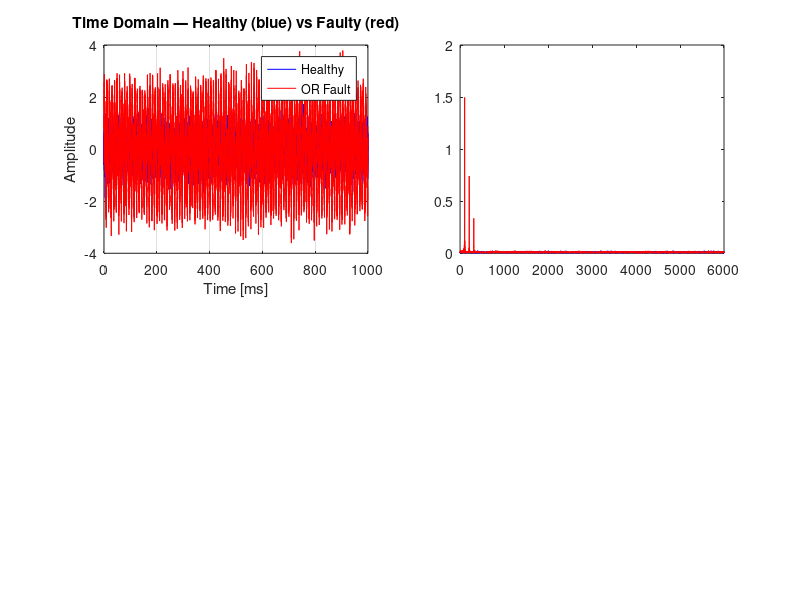

Source code (MATLAB): (Note: this script raises an error after producing the figure.)
%% ========================================================================
%  PHASE 1: OFFLINE ML TRAINING PIPELINE
%  Physics-Guided ML Fault Detection System for Induction Motors
%  ========================================================================
%  Description:
%    This script generates synthetic vibration data (healthy vs. outer-race
%    fault), extracts physics-informed spectral features at the Ball-Pass
%    Frequency (Outer Race) — BPFO, trains a binary SVM classifier, and
%    exports the model for Simulink Coder deployment.
%
%  CWRU Bearing Dataset Reference Constants Used:
%    Bearing: 6205-2RS JEM SKF  (Drive-end)
%    N = 9 rolling elements | d = 0.3126 in | D = 1.537 in | alpha = 0°
%    (We use the simplified values per the project specification.)
%
%  Author  : [Your Name]
%  Date    : 2026-03-08
%  MATLAB  : R2023b+ recommended (requires Statistics & ML Toolbox)
%  ========================================================================
clc; clear; close all;

%% =====================  1. SYSTEM CONSTANTS  ============================
Fs       = 12000;           % Sampling frequency [Hz]
duration = 1;               % Signal duration [s]
N_samp   = Fs * duration;   % Number of samples per record
t        = (0 : N_samp-1)' / Fs;   % Time vector (column)

% --- Bearing geometry (CWRU 6205-2RS) ---
N_balls  = 9;               % Number of rolling elements
fr       = 1750 / 60;       % Shaft rotational frequency [Hz] (1750 RPM)
d_ball   = 0.311;           % Ball diameter [inches]
D_pitch  = 1.5;             % Pitch diameter [inches]
alpha    = 0;               % Contact angle [radians]

%% =====================  2. PHYSICS ENGINE  ==============================
%  Kinematic bearing equation — Ball-Pass Frequency, Outer Race (BPFO):
%
%        f_BPFO = (N/2) * f_r * (1 - (d/D) * cos(alpha))
%
f_BPFO = (N_balls / 2) * fr * (1 - (d_ball / D_pitch) * cos(alpha));
fprintf('=== Physics Engine ===\n');
fprintf('Shaft speed         : %8.2f RPM  (%.4f Hz)\n', 1750, fr);
fprintf('Calculated f_BPFO   : %8.4f Hz\n\n', f_BPFO);

%% =====================  3. SYNTHETIC DATA GENERATION  ===================
%  We generate multiple records per class to give the SVM enough training
%  samples.  Each record is 1 second of vibration at 12 kHz.
%
%  Class 0 — Healthy    : White Gaussian noise only.
%  Class 1 — OR Fault   : Noise + periodic impulses at f_BPFO.
%  -----------------------------------------------------------------------

numRecords  = 50;           % Records per class (total = 100)
rng(42);                    % Reproducibility

% Pre-allocate storage
signals     = zeros(N_samp, 2 * numRecords);
labels      = zeros(2 * numRecords, 1);

for k = 1:numRecords
    % --- Healthy signal (pure noise) ---
    noise_h = 0.5 * randn(N_samp, 1);
    signals(:, k) = noise_h;
    labels(k)     = 0;                          % Label: Healthy

    % --- Outer-race fault signal ---
    noise_f = 0.5 * randn(N_samp, 1);
    % Periodic impulse train at f_BPFO
    impulse_train = 1.5 * sin(2 * pi * f_BPFO * t);
    % Add 2nd & 3rd harmonics (more realistic fault signature)
    impulse_train = impulse_train ...
                  + 0.75 * sin(2 * pi * 2 * f_BPFO * t) ...
                  + 0.35 * sin(2 * pi * 3 * f_BPFO * t);
    signals(:, numRecords + k) = noise_f + impulse_train;
    labels(numRecords + k)     = 1;             % Label: Faulty
end

fprintf('Generated %d records  (%d Healthy + %d Faulty)\n\n', ...
        2*numRecords, numRecords, numRecords);

%% =====================  4. SIGNAL PROCESSING (FFT)  =====================
%  Convert each time-domain record into its single-sided amplitude spectrum.
%  We keep only the positive-frequency half.

NFFT      = 2^nextpow2(N_samp);      % Zero-pad for FFT efficiency
freqAxis  = Fs * (0 : NFFT/2) / NFFT;  % Frequency axis [Hz]

% Storage for single-sided amplitude spectra
spectra = zeros(length(freqAxis), 2 * numRecords);

for k = 1 : (2 * numRecords)
    Y = fft(signals(:, k), NFFT) / N_samp;
    spectra(:, k) = 2 * abs(Y(1 : NFFT/2 + 1));
end

%% =====================  5. FEATURE EXTRACTION  =========================
%  Extract the spectral amplitude at f_BPFO.  We allow a ±2 Hz tolerance
%  window to account for spectral leakage / resolution limits.

tolerance_Hz = 2;           % Frequency tolerance window [Hz]
idx_band     = (freqAxis >= f_BPFO - tolerance_Hz) & ...
               (freqAxis <= f_BPFO + tolerance_Hz);

fprintf('Feature extraction window : [%.2f , %.2f] Hz\n', ...
        f_BPFO - tolerance_Hz, f_BPFO + tolerance_Hz);
fprintf('Frequency bins in window  : %d\n\n', sum(idx_band));

% Feature = maximum amplitude within the BPFO tolerance band
features = zeros(2 * numRecords, 1);
for k = 1 : (2 * numRecords)
    features(k) = max(spectra(idx_band, k));
end

%% =====================  6. VISUALISATION  ===============================
%  Quick sanity-check plots before training.

figure('Name', 'Phase 1 — Data Overview', 'NumberTitle', 'off', ...
       'Position', [100 100 1100 800]);

% --- (a) Time-domain comparison ---
subplot(2,2,1);
plot(t*1000, signals(:,1), 'b'); hold on;
plot(t*1000, signals(:, numRecords+1), 'r');
xlabel('Time [ms]'); ylabel('Amplitude');
title('Time Domain — Healthy (blue) vs Faulty (red)');
legend('Healthy', 'OR Fault'); grid on;

% --- (b) Frequency-domain comparison ---
subplot(2,2,2);
plot(freqAxis, spectra(:,1), 'b'); hold on;
plot(freqAxis, spectra(:, numRecords+1), 'r');
xline(f_BPFO, '--k', sprintf('f_{BPFO}=%.1f Hz', f_BPFO), ...
      'LabelOrientation', 'horizontal');
xlim([0 500]); xlabel('Frequency [Hz]'); ylabel('|X(f)|');
title('FFT Spectrum — Healthy vs Faulty');
legend('Healthy', 'OR Fault'); grid on;

% --- (c) Feature distribution ---
subplot(2,2,[3 4]);
histogram(features(labels==0), 15, 'FaceColor', [0.2 0.6 1]);  hold on;
histogram(features(labels==1), 15, 'FaceColor', [1 0.3 0.3]);
xlabel('Peak Amplitude at f_{BPFO}'); ylabel('Count');
title('Feature Distribution by Class');
legend('Healthy', 'OR Fault'); grid on;

%% =====================  7. SVM TRAINING  ================================
%  Train a binary SVM classifier.
%  Features matrix  : [numSamples × 1]   (single feature: BPFO amplitude)
%  Labels vector    : [numSamples × 1]   (0 = Healthy, 1 = Faulty)

fprintf('--- SVM Training ---\n');
SVMModel = fitcsvm(features, labels, ...
    'KernelFunction',   'rbf', ...
    'KernelScale',      'auto', ...
    'BoxConstraint',    1, ...
    'Standardize',      true, ...
    'ClassNames',       [0, 1]);

% Quick resubstitution accuracy (training set)
predLabels   = predict(SVMModel, features);
trainAcc     = sum(predLabels == labels) / numel(labels) * 100;
fprintf('Training accuracy   : %.2f %%\n', trainAcc);

% Confusion matrix
fprintf('\nConfusion Matrix (rows = actual, cols = predicted):\n');
C = confusionmat(labels, predLabels);
disp(C);

%% =====================  8. MODEL EXPORT (Simulink Coder)  ===============
%  saveLearnerForCoder stores the compact model in a .mat file that is
%  safe for C/C++ code generation (Simulink MATLAB Function blocks).
%
%  NOTE: Requires the compact model (no training data stored).

CompactSVMModel = compact(SVMModel);

modelFileName = 'mySVM';
saveLearnerForCoder(CompactSVMModel, modelFileName);
fprintf('\nModel exported  →  %s.mat   (Simulink Coder compatible)\n', ...
        modelFileName);

%% =====================  9. EXPORT KEY PARAMETERS  =======================
%  Save the BPFO and FFT parameters so the Simulink function block can
%  use the same physics constants without hard-coding duplicates.

params.Fs           = Fs;
params.NFFT         = NFFT;
params.f_BPFO       = f_BPFO;
params.tolerance_Hz = tolerance_Hz;
save('signal_params.mat', 'params');
fprintf('Signal parameters   →  signal_params.mat\n');

fprintf('\n===  Phase 1 complete.  ===\n');
